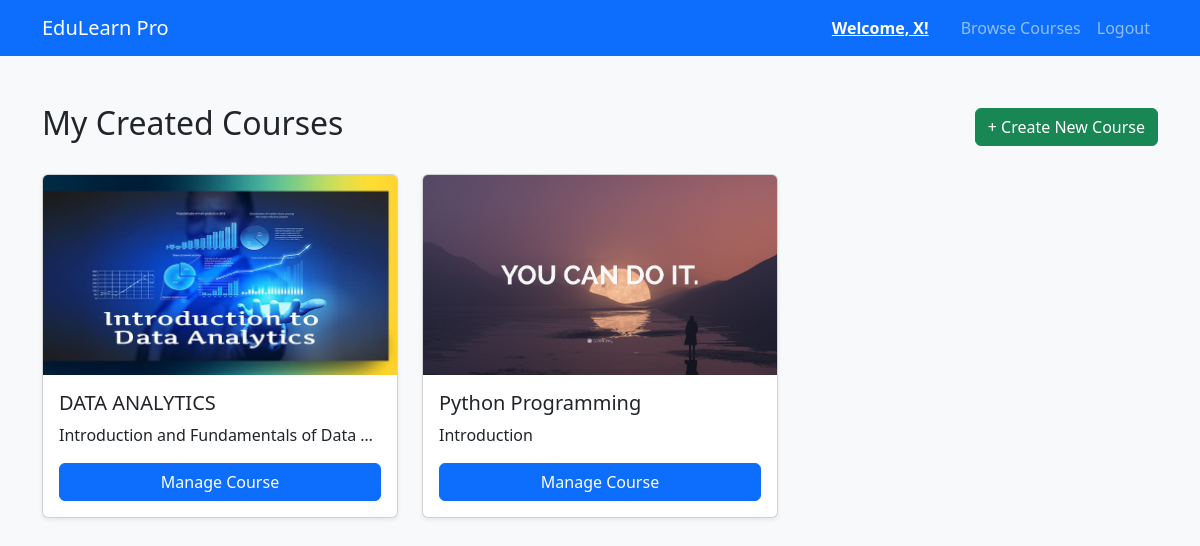
/dashboard (signed in), run on the app's committed database.
### tables this page shows
CREATE TABLE courses (
    id INTEGER PRIMARY KEY AUTOINCREMENT,
    title TEXT NOT NULL,
    description TEXT,
    instructor_id INTEGER, thumbnail TEXT,
    FOREIGN KEY (instructor_id) REFERENCES users (id)
);

### app.py (the view)
@app.route('/dashboard')
def dashboard():
    if 'user_id' not in session:
        return redirect(url_for('login'))
    conn = get_db_connection()
    courses = []
    if session['role'] == 'instructor':
        courses = conn.execute('SELECT * FROM courses WHERE instructor_id = ?', (session['user_id'],)).fetchall()
    elif session['role'] == 'student':
        courses = conn.execute('''
            SELECT courses.* FROM courses
            JOIN enrollments ON courses.id = enrollments.course_id
            WHERE enrollments.user_id = ?
        ''', (session['user_id'],)).fetchall()
    conn.close()
    return render_template('dashboard.html', courses=courses)

### app.py (called while the page is built)
def get_db_connection():
    conn = sqlite3.connect('database.db')
    conn.row_factory = sqlite3.Row
    return conn

### templates/dashboard.html (shortened to what this page needs)
<!DOCTYPE html>
<html lang="en">
<head>
    <link href="https://cdn.jsdelivr.net/npm/bootstrap@5.3.0/dist/css/bootstrap.min.css" rel="stylesheet">
</head>
<body class="bg-light">
    <nav class="navbar navbar-expand-lg navbar-dark bg-primary">
        <div class="container">
            <a class="navbar-brand" href="/">EduLearn Pro</a>
            <div class="navbar-nav ms-auto">
               <a href="/profile" class="nav-link text-white fw-bold me-3 text-decoration-underline">Welcome, {{ session['user_name'] }}!</a>
                <a href="/courses" class="nav-link">Browse Courses</a>
                <a href="/logout" class="nav-link">Logout</a>
            </div>
        </div>
    </nav>
    <div class="container mt-5">
        <div class="d-flex justify-content-between align-items-center mb-4">
            {% if session['role'] == 'instructor' %}
                <h2>My Created Courses</h2>
                <a href="/create_course" class="btn btn-success">+ Create New Course</a>
            {% else %}
                <h2>My Enrolled Courses</h2>
            {% endif %}
        </div>
        <div class="row">
            {% for course in courses %}
            <div class="col-md-4 mb-4">
                <div class="card h-100 shadow-sm">
                    {% if course['thumbnail'] %}
                        <img src="{{ url_for('static', filename='uploads/' + course['thumbnail']) }}" class="card-img-top" alt="Course Image" style="height: 200px; object-fit: cover;">
                    {% else %}
                        <div class="card-img-top bg-secondary text-white d-flex align-items-center justify-content-center" style="height: 200px;">
                            <span>No Image</span>
                        </div>
                    {% endif %}
                    <div class="card-body d-flex flex-column">
                        <h5 class="card-title">{{ course['title'] }}</h5>
                        <p class="card-text text-truncate">{{ course['description'] }}</p>
                        <div class="mt-auto">
                            {% if session['role'] == 'instructor' %}
                                <a href="{{ url_for('course_details', course_id=course['id']) }}" class="btn btn-primary w-100">Manage Course</a>
                            {% else %}
                                <a href="{{ url_for('course_details', course_id=course['id']) }}" class="btn btn-success w-100">Go to Lessons</a>
                            {% endif %}
                        </div>
                    </div>
                </div>
            </div>
            {% endfor %}
        </div>
    </div>
</body>
</html>

### data on the page
courses: thumbnail (picture), title "DATA ANALYTICS", description "Introduction and Fundamentals of Data…"
courses: thumbnail (picture), title "Python Programming", description "Introduction"

### other printed values
{{ session['user_name'] }} "X"
